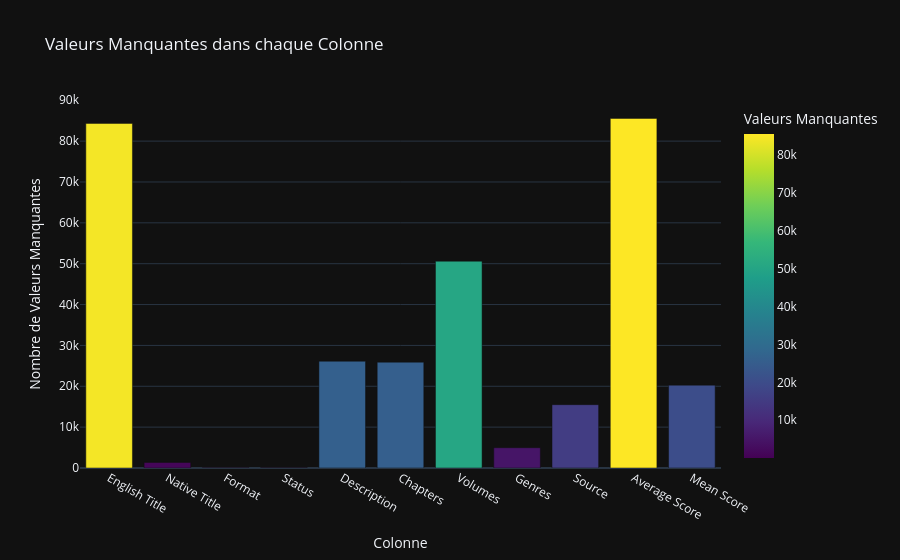

This figure's notebook cell:
### Code cell
# Tableau des Types de Données
data_types = df_mangas.dtypes.astype(str).reset_index()  # Conversion en chaînes
data_types.columns = ['Colonne', 'Type de Données']

# Graphique des Valeurs Manquantes
missing_counts = df_mangas.isna().sum()
missing_data = missing_counts[missing_counts > 0].reset_index()
missing_data.columns = ['Colonne', 'Valeurs Manquantes']

# Création du graphique à barres pour les valeurs manquantes
fig_missing = px.bar(missing_data, x='Colonne', y='Valeurs Manquantes',
                     title='Valeurs Manquantes dans chaque Colonne',
                     color='Valeurs Manquantes',
                     color_continuous_scale=px.colors.sequential.Viridis)

fig_missing.update_layout(xaxis_title='Colonne', yaxis_title='Nombre de Valeurs Manquantes', template="plotly_dark")
fig_missing.show()

### Figure 1 — Plotly figure (JSON) as saved in the notebook; plotly's stock layout.template omitted (floating-point values rounded to 4 significant figures)
{"data": [{"alignmentgroup": "True", "hovertemplate": "Colonne=%{x}<br>Valeurs Manquantes=%{marker.color}<extra></extra>", "legendgroup": "", "marker": {"color": [84344, 1364, 31, 85, 26140, 25901, 50618, 4971, 15502, 85562, 20274], "coloraxis": "coloraxis", "pattern": {"shape": ""}}, "name": "", "offsetgroup": "", "orientation": "v", "showlegend": false, "textposition": "auto", "type": "bar", "x": ["English Title", "Native Title", "Format", "Status", "Description", "Chapters", "Volumes", "Genres", "Source", "Average Score", "Mean Score"], "xaxis": "x", "y": [84344, 1364, 31, 85, 26140, 25901, 50618, 4971, 15502, 85562, 20274], "yaxis": "y"}], "layout": {"barmode": "relative", "coloraxis": {"colorbar": {"title": {"text": "Valeurs Manquantes"}}, "colorscale": [[0, "#440154"], [0.1111, "#482878"], [0.2222, "#3e4989"], [0.3333, "#31688e"], [0.4444, "#26828e"], [0.5556, "#1f9e89"], [0.6667, "#35b779"], [0.7778, "#6ece58"], [0.8889, "#b5de2b"], [1, "#fde725"]]}, "legend": {"tracegroupgap": 0}, "title": {"text": "Valeurs Manquantes dans chaque Colonne"}, "xaxis": {"anchor": "y", "domain": [0, 1], "title": {"text": "Colonne"}}, "yaxis": {"anchor": "x", "domain": [0, 1], "title": {"text": "Nombre de Valeurs Manquantes"}}}}
